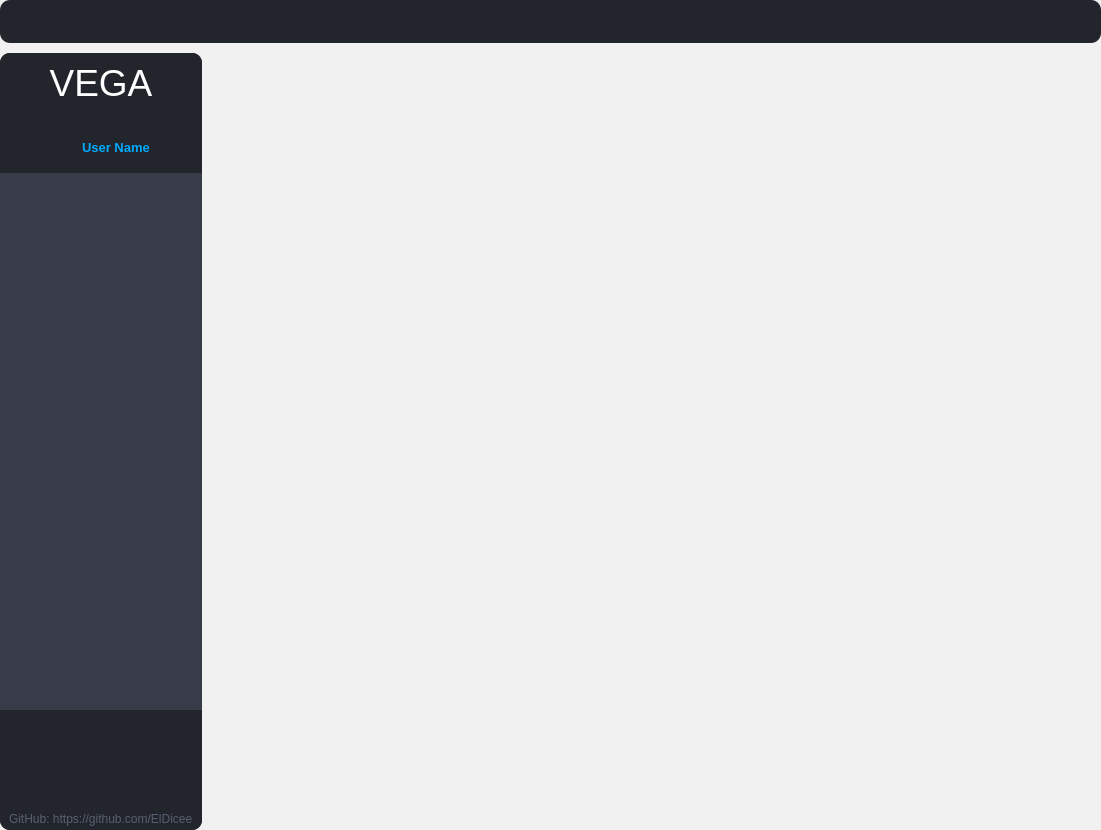
<?xml version="1.0" encoding="UTF-8"?>
<ui version="4.0">
 <class>MainWindow</class>
 <widget class="QMainWindow" name="MainWindow">
  <property name="geometry">
   <rect>
    <x>0</x>
    <y>0</y>
    <width>1101</width>
    <height>830</height>
   </rect>
  </property>
  <property name="sizePolicy">
   <sizepolicy hsizetype="Expanding" vsizetype="Expanding">
    <horstretch>0</horstretch>
    <verstretch>0</verstretch>
   </sizepolicy>
  </property>
  <property name="windowTitle">
   <string>MainWindow</string>
  </property>
  <widget class="QWidget" name="centralwidget">
   <property name="sizePolicy">
    <sizepolicy hsizetype="Expanding" vsizetype="Expanding">
     <horstretch>0</horstretch>
     <verstretch>0</verstretch>
    </sizepolicy>
   </property>
   <property name="styleSheet">
    <string notr="true">QWidget#centralwidget{
border-radius:10px;
background-color: rgba(255, 255, 255, 30);
}</string>
   </property>
   <layout class="QVBoxLayout" name="verticalLayout">
    <property name="spacing">
     <number>10</number>
    </property>
    <property name="leftMargin">
     <number>0</number>
    </property>
    <property name="topMargin">
     <number>0</number>
    </property>
    <property name="rightMargin">
     <number>0</number>
    </property>
    <property name="bottomMargin">
     <number>0</number>
    </property>
    <item>
     <widget class="QWidget" name="topbar" native="true">
      <property name="sizePolicy">
       <sizepolicy hsizetype="Expanding" vsizetype="Fixed">
        <horstretch>0</horstretch>
        <verstretch>0</verstretch>
       </sizepolicy>
      </property>
      <property name="minimumSize">
       <size>
        <width>947</width>
        <height>43</height>
       </size>
      </property>
      <property name="maximumSize">
       <size>
        <width>16777215</width>
        <height>43</height>
       </size>
      </property>
      <property name="styleSheet">
       <string notr="true">background-color: rgb(34, 37, 44);
border-radius: 10px;
</string>
      </property>
     </widget>
    </item>
    <item>
     <widget class="QWidget" name="contentWidg" native="true">
      <property name="sizePolicy">
       <sizepolicy hsizetype="Expanding" vsizetype="Expanding">
        <horstretch>0</horstretch>
        <verstretch>0</verstretch>
       </sizepolicy>
      </property>
      <layout class="QHBoxLayout" name="horizontalLayout">
       <property name="spacing">
        <number>4</number>
       </property>
       <property name="leftMargin">
        <number>0</number>
       </property>
       <property name="topMargin">
        <number>0</number>
       </property>
       <property name="rightMargin">
        <number>0</number>
       </property>
       <property name="bottomMargin">
        <number>0</number>
       </property>
       <item>
        <widget class="QWidget" name="slideWidg" native="true">
         <property name="sizePolicy">
          <sizepolicy hsizetype="Maximum" vsizetype="Preferred">
           <horstretch>0</horstretch>
           <verstretch>0</verstretch>
          </sizepolicy>
         </property>
         <property name="minimumSize">
          <size>
           <width>0</width>
           <height>0</height>
          </size>
         </property>
         <property name="maximumSize">
          <size>
           <width>240</width>
           <height>16777215</height>
          </size>
         </property>
         <layout class="QVBoxLayout" name="verticalLayout_2">
          <property name="spacing">
           <number>0</number>
          </property>
          <property name="leftMargin">
           <number>0</number>
          </property>
          <property name="topMargin">
           <number>0</number>
          </property>
          <property name="rightMargin">
           <number>0</number>
          </property>
          <property name="bottomMargin">
           <number>0</number>
          </property>
          <item>
           <widget class="QWidget" name="widget_5" native="true">
            <property name="sizePolicy">
             <sizepolicy hsizetype="Expanding" vsizetype="Expanding">
              <horstretch>0</horstretch>
              <verstretch>0</verstretch>
             </sizepolicy>
            </property>
            <property name="minimumSize">
             <size>
              <width>0</width>
              <height>120</height>
             </size>
            </property>
            <property name="maximumSize">
             <size>
              <width>240</width>
              <height>120</height>
             </size>
            </property>
            <property name="styleSheet">
             <string notr="true">background-color: rgb(34, 37, 44);
border-top-left-radius: 10px;
border-top-right-radius: 10px;</string>
            </property>
            <layout class="QVBoxLayout" name="verticalLayout_3">
             <property name="spacing">
              <number>0</number>
             </property>
             <property name="leftMargin">
              <number>0</number>
             </property>
             <property name="topMargin">
              <number>0</number>
             </property>
             <property name="rightMargin">
              <number>0</number>
             </property>
             <property name="bottomMargin">
              <number>0</number>
             </property>
             <item>
              <widget class="QWidget" name="widget_4" native="true">
               <layout class="QHBoxLayout" name="horizontalLayout_6">
                <item>
                 <widget class="QLabel" name="VegaImg">
                  <property name="font">
                   <font>
                    <pointsize>28</pointsize>
                    <bold>false</bold>
                   </font>
                  </property>
                  <property name="styleSheet">
                   <string notr="true">color: rgb(255, 255, 255);
</string>
                  </property>
                  <property name="text">
                   <string>VEGA</string>
                  </property>
                  <property name="scaledContents">
                   <bool>true</bool>
                  </property>
                  <property name="alignment">
                   <set>Qt::AlignCenter</set>
                  </property>
                 </widget>
                </item>
               </layout>
              </widget>
             </item>
             <item alignment="Qt::AlignHCenter">
              <widget class="QWidget" name="name_container" native="true">
               <property name="sizePolicy">
                <sizepolicy hsizetype="Expanding" vsizetype="Preferred">
                 <horstretch>0</horstretch>
                 <verstretch>0</verstretch>
                </sizepolicy>
               </property>
               <property name="minimumSize">
                <size>
                 <width>0</width>
                 <height>0</height>
                </size>
               </property>
               <layout class="QHBoxLayout" name="horizontalLayout_3">
                <property name="spacing">
                 <number>0</number>
                </property>
                <property name="leftMargin">
                 <number>0</number>
                </property>
                <property name="rightMargin">
                 <number>0</number>
                </property>
                <property name="bottomMargin">
                 <number>0</number>
                </property>
                <item alignment="Qt::AlignHCenter|Qt::AlignVCenter">
                 <widget class="QWidget" name="widget" native="true">
                  <layout class="QHBoxLayout" name="horizontalLayout_4">
                   <item>
                    <widget class="QLabel" name="label">
                     <property name="sizePolicy">
                      <sizepolicy hsizetype="Expanding" vsizetype="Preferred">
                       <horstretch>0</horstretch>
                       <verstretch>0</verstretch>
                      </sizepolicy>
                     </property>
                     <property name="minimumSize">
                      <size>
                       <width>25</width>
                       <height>25</height>
                      </size>
                     </property>
                     <property name="maximumSize">
                      <size>
                       <width>25</width>
                       <height>25</height>
                      </size>
                     </property>
                     <property name="styleSheet">
                      <string notr="true">image: url(:/icon/res/icons/Feather_white/user.svg);</string>
                     </property>
                     <property name="text">
                      <string/>
                     </property>
                     <property name="textFormat">
                      <enum>Qt::PlainText</enum>
                     </property>
                     <property name="scaledContents">
                      <bool>true</bool>
                     </property>
                    </widget>
                   </item>
                   <item>
                    <widget class="QLabel" name="UI_usernameLabel">
                     <property name="sizePolicy">
                      <sizepolicy hsizetype="Expanding" vsizetype="Preferred">
                       <horstretch>0</horstretch>
                       <verstretch>0</verstretch>
                      </sizepolicy>
                     </property>
                     <property name="font">
                      <font>
                       <pointsize>10</pointsize>
                       <bold>true</bold>
                      </font>
                     </property>
                     <property name="styleSheet">
                      <string notr="true">color: rgb(0, 170, 255);</string>
                     </property>
                     <property name="text">
                      <string>User Name</string>
                     </property>
                    </widget>
                   </item>
                  </layout>
                 </widget>
                </item>
               </layout>
              </widget>
             </item>
            </layout>
           </widget>
          </item>
          <item>
           <widget class="QScrollArea" name="scrollArea">
            <property name="sizePolicy">
             <sizepolicy hsizetype="Expanding" vsizetype="Expanding">
              <horstretch>0</horstretch>
              <verstretch>0</verstretch>
             </sizepolicy>
            </property>
            <property name="autoFillBackground">
             <bool>true</bool>
            </property>
            <property name="styleSheet">
             <string notr="true">QScrollArea {
    background-color: rgb(56, 60, 72);
}

QScrollBar:vertical {
    width: 12px;
	background-color: rgb(56, 60, 72);
}

QScrollBar:horizontal {
    width: 12px;
	background-color: rgb(56, 60, 72);
}

QScrollBar::handle:vertical {
    background: #AAAAAA;
	background-color: rgb(230, 230, 230);
	border-radius: 5px;
}

QScrollBar::handle:horizontal {
    background: #AAAAAA;
	background-color: rgb(230, 230, 230);
	border-radius: 5px;
}

QScrollBar::add-line:vertical,
QScrollBar::sub-line:vertical {
    height: 12px;
    background: none;
}

QScrollBar::add-page:vertical,
QScrollBar::sub-page:vertical {
    background: none;
}
QScrollBar::add-page:horizontal,
QScrollBar::sub-page:horizontal {
    background: none;
}

</string>
            </property>
            <property name="frameShape">
             <enum>QFrame::NoFrame</enum>
            </property>
            <property name="frameShadow">
             <enum>QFrame::Plain</enum>
            </property>
            <property name="lineWidth">
             <number>0</number>
            </property>
            <property name="sizeAdjustPolicy">
             <enum>QAbstractScrollArea::AdjustToContents</enum>
            </property>
            <property name="widgetResizable">
             <bool>true</bool>
            </property>
            <property name="alignment">
             <set>Qt::AlignHCenter|Qt::AlignTop</set>
            </property>
            <widget class="QWidget" name="scrollAreaWidgetContents">
             <property name="geometry">
              <rect>
               <x>0</x>
               <y>0</y>
               <width>207</width>
               <height>537</height>
              </rect>
             </property>
             <property name="sizePolicy">
              <sizepolicy hsizetype="Preferred" vsizetype="Ignored">
               <horstretch>0</horstretch>
               <verstretch>0</verstretch>
              </sizepolicy>
             </property>
             <property name="styleSheet">
              <string notr="true">background-color: rgb(56, 60, 72);</string>
             </property>
             <layout class="QVBoxLayout" name="verticalLayout_4">
              <property name="spacing">
               <number>0</number>
              </property>
              <property name="leftMargin">
               <number>0</number>
              </property>
              <property name="topMargin">
               <number>0</number>
              </property>
              <property name="rightMargin">
               <number>0</number>
              </property>
              <property name="bottomMargin">
               <number>0</number>
              </property>
             </layout>
            </widget>
           </widget>
          </item>
          <item>
           <widget class="QWidget" name="widget_7" native="true">
            <property name="sizePolicy">
             <sizepolicy hsizetype="Expanding" vsizetype="Fixed">
              <horstretch>0</horstretch>
              <verstretch>0</verstretch>
             </sizepolicy>
            </property>
            <property name="minimumSize">
             <size>
              <width>0</width>
              <height>120</height>
             </size>
            </property>
            <property name="maximumSize">
             <size>
              <width>240</width>
              <height>120</height>
             </size>
            </property>
            <property name="styleSheet">
             <string notr="true">background-color: rgb(34, 37, 44);
border-bottom-left-radius: 10px;
border-bottom-right-radius: 10px;
</string>
            </property>
            <layout class="QVBoxLayout" name="verticalLayout_5">
             <property name="spacing">
              <number>0</number>
             </property>
             <property name="leftMargin">
              <number>0</number>
             </property>
             <property name="topMargin">
              <number>0</number>
             </property>
             <property name="rightMargin">
              <number>0</number>
             </property>
             <property name="bottomMargin">
              <number>0</number>
             </property>
             <item>
              <widget class="QWidget" name="widget_3" native="true">
               <layout class="QHBoxLayout" name="horizontalLayout_5">
                <item>
                 <widget class="QPushButton" name="pushButton">
                  <property name="minimumSize">
                   <size>
                    <width>0</width>
                    <height>50</height>
                   </size>
                  </property>
                  <property name="maximumSize">
                   <size>
                    <width>50</width>
                    <height>50</height>
                   </size>
                  </property>
                  <property name="styleSheet">
                   <string notr="true">QPushButton{
border-radius: 12px;
}

QPushButton:hover{
	background-color: rgb(126, 135, 162);
}</string>
                  </property>
                  <property name="text">
                   <string/>
                  </property>
                  <property name="icon">
                   <iconset resource="reso.qrc">
                    <normaloff>:/icon/res/icons/Feather_white/user.svg</normaloff>:/icon/res/icons/Feather_white/user.svg</iconset>
                  </property>
                  <property name="iconSize">
                   <size>
                    <width>32</width>
                    <height>32</height>
                   </size>
                  </property>
                 </widget>
                </item>
                <item>
                 <widget class="QPushButton" name="pushButton_2">
                  <property name="minimumSize">
                   <size>
                    <width>0</width>
                    <height>50</height>
                   </size>
                  </property>
                  <property name="maximumSize">
                   <size>
                    <width>50</width>
                    <height>50</height>
                   </size>
                  </property>
                  <property name="styleSheet">
                   <string notr="true">QPushButton{
border-radius: 12px;
}

QPushButton:hover{
	background-color: rgb(126, 135, 162);
}</string>
                  </property>
                  <property name="text">
                   <string/>
                  </property>
                  <property name="icon">
                   <iconset resource="reso.qrc">
                    <normaloff>:/icon/res/icons/Feather_white/link.svg</normaloff>:/icon/res/icons/Feather_white/link.svg</iconset>
                  </property>
                  <property name="iconSize">
                   <size>
                    <width>32</width>
                    <height>32</height>
                   </size>
                  </property>
                 </widget>
                </item>
                <item>
                 <widget class="QPushButton" name="pushButton_3">
                  <property name="minimumSize">
                   <size>
                    <width>0</width>
                    <height>50</height>
                   </size>
                  </property>
                  <property name="maximumSize">
                   <size>
                    <width>50</width>
                    <height>50</height>
                   </size>
                  </property>
                  <property name="styleSheet">
                   <string notr="true">QPushButton{
border-radius: 12px;
}

QPushButton:hover{
	background-color: rgb(126, 135, 162);
}</string>
                  </property>
                  <property name="text">
                   <string/>
                  </property>
                  <property name="icon">
                   <iconset resource="reso.qrc">
                    <normaloff>:/icon/res/icons/Feather_white/settings.svg</normaloff>:/icon/res/icons/Feather_white/settings.svg</iconset>
                  </property>
                  <property name="iconSize">
                   <size>
                    <width>32</width>
                    <height>32</height>
                   </size>
                  </property>
                 </widget>
                </item>
               </layout>
              </widget>
             </item>
             <item>
              <widget class="QWidget" name="widget_2" native="true">
               <property name="minimumSize">
                <size>
                 <width>0</width>
                 <height>30</height>
                </size>
               </property>
               <property name="maximumSize">
                <size>
                 <width>16777215</width>
                 <height>30</height>
                </size>
               </property>
               <layout class="QHBoxLayout" name="horizontalLayout_2">
                <item alignment="Qt::AlignHCenter|Qt::AlignVCenter">
                 <widget class="QLabel" name="label_2">
                  <property name="sizePolicy">
                   <sizepolicy hsizetype="Expanding" vsizetype="Fixed">
                    <horstretch>0</horstretch>
                    <verstretch>0</verstretch>
                   </sizepolicy>
                  </property>
                  <property name="minimumSize">
                   <size>
                    <width>0</width>
                    <height>20</height>
                   </size>
                  </property>
                  <property name="styleSheet">
                   <string notr="true">color: rgb(87, 95, 113);</string>
                  </property>
                  <property name="text">
                   <string>GitHub: https://github.com/ElDicee</string>
                  </property>
                 </widget>
                </item>
               </layout>
              </widget>
             </item>
            </layout>
           </widget>
          </item>
         </layout>
        </widget>
       </item>
       <item>
        <widget class="QStackedWidget" name="canvas">
         <property name="sizePolicy">
          <sizepolicy hsizetype="Expanding" vsizetype="Expanding">
           <horstretch>0</horstretch>
           <verstretch>0</verstretch>
          </sizepolicy>
         </property>
         <property name="minimumSize">
          <size>
           <width>300</width>
           <height>300</height>
          </size>
         </property>
         <property name="styleSheet">
          <string notr="true">border-radius: 10px;</string>
         </property>
         <property name="currentIndex">
          <number>0</number>
         </property>
         <widget class="QWidget" name="HomePage"/>
         <widget class="QWidget" name="Blueprint">
          <layout class="QHBoxLayout" name="horizontalLayout_7">
           <property name="spacing">
            <number>0</number>
           </property>
           <property name="leftMargin">
            <number>0</number>
           </property>
           <property name="topMargin">
            <number>0</number>
           </property>
           <property name="rightMargin">
            <number>0</number>
           </property>
           <property name="bottomMargin">
            <number>0</number>
           </property>
           <item>
            <widget class="QGraphicsView" name="graphicsView">
             <property name="backgroundBrush">
              <brush brushstyle="SolidPattern">
               <color alpha="255">
                <red>0</red>
                <green>170</green>
                <blue>255</blue>
               </color>
              </brush>
             </property>
             <property name="sceneRect">
              <rectf>
               <x>0.000000000000000</x>
               <y>0.000000000000000</y>
               <width>0.000000000000000</width>
               <height>0.000000000000000</height>
              </rectf>
             </property>
            </widget>
           </item>
          </layout>
         </widget>
        </widget>
       </item>
      </layout>
     </widget>
    </item>
   </layout>
  </widget>
 </widget>
 <resources>
  <include location="reso.qrc"/>
 </resources>
 <connections/>
</ui>
